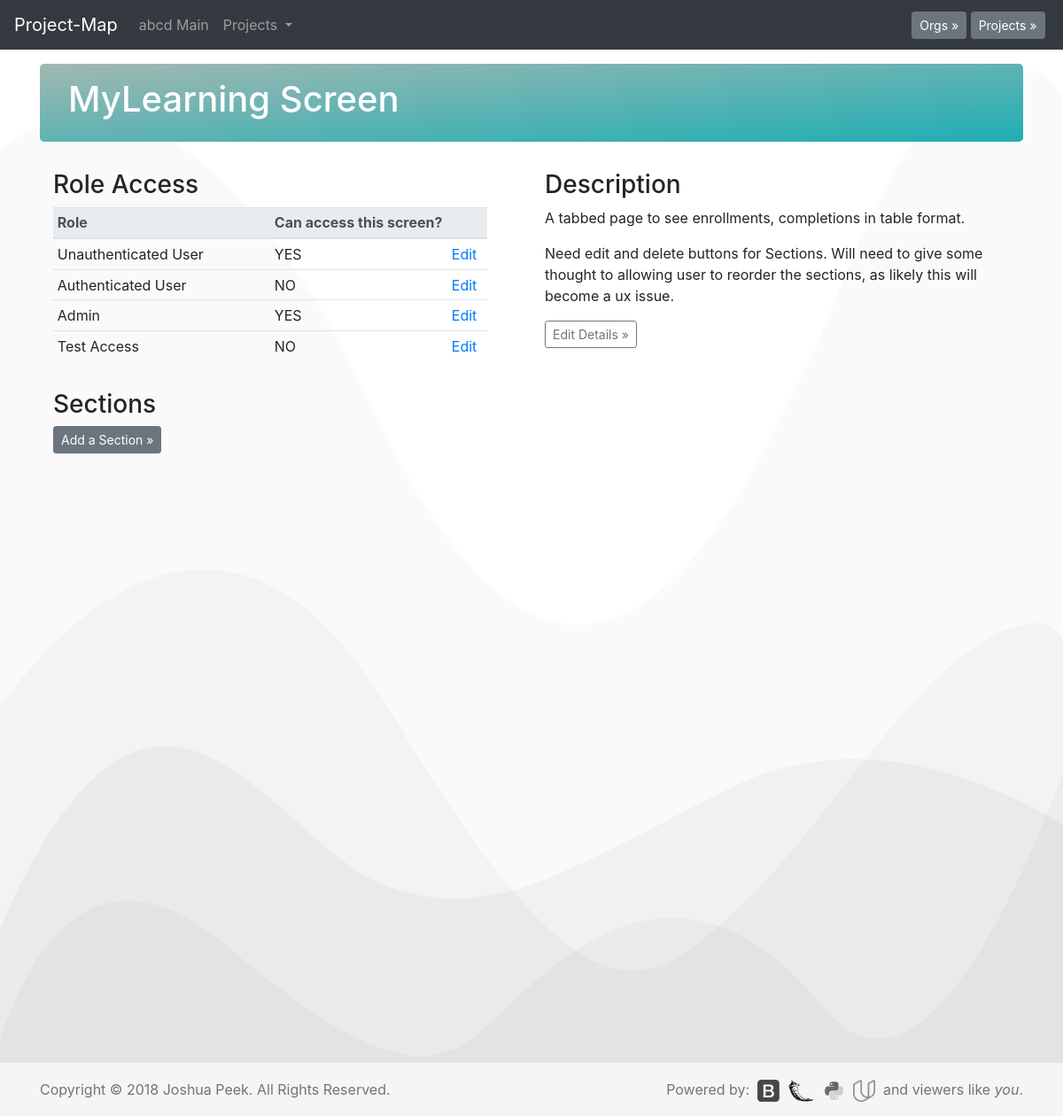
The page /p1/scrn2 on the database as committed earlier.
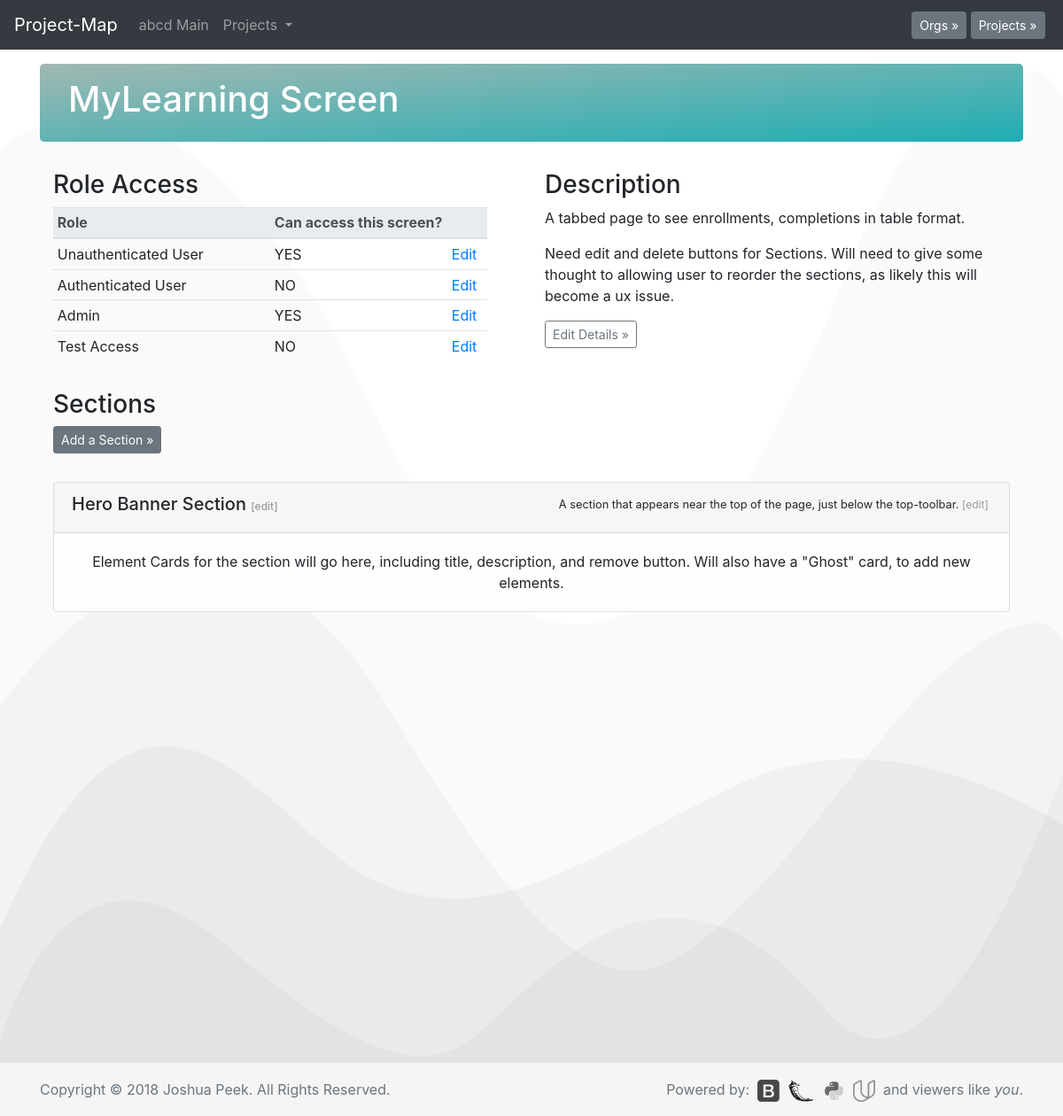
The same page on the database as committed later.
### database_setup.py (models this page shows, shortened)
class Org(Base):
    __tablename__ = 'org'
    id = Column(Integer, primary_key=True)
    title = Column(String(250), nullable=False)
    description = Column(String(500))

class Screen(Base):
    __tablename__ = 'screen'
    id = Column(Integer, primary_key=True)
    title = Column(String(250), nullable=False)
    description = Column(String(500))
    project_id = Column(Integer, ForeignKey('project.id'))
    project = relationship(Project)

class RoleScreen(Base):
    __tablename__ = 'rolescreen'
    id = Column(Integer, primary_key=True)
    access = Column(String(1), nullable=False)
    project_id = Column(Integer, ForeignKey('project.id'))
    project = relationship(Project)
    role_id = Column(Integer, ForeignKey('role.id'), nullable=False)
    role = relationship(Role)
    screen_id = Column(Integer, ForeignKey('screen.id'), nullable=False)
    screen = relationship(Screen)

class Role(Base):
    __tablename__ = 'role'
    id = Column(Integer, primary_key=True)
    title = Column(String(250), nullable=False)
    description = Column(String(500))
    authRequired = Column(String(5))
    project_id = Column(Integer, ForeignKey('project.id'))
    project = relationship(Project)

class ScreenSection(Base):
    __tablename__ = 'screensection'
    id = Column(Integer, primary_key=True)
    screen_id = Column(Integer, ForeignKey('screen.id'))
    screen = relationship(Screen)
    section_id = Column(Integer, ForeignKey('section.id'))
    section = relationship(Section)

class Section(Base):
    __tablename__ = 'section'
    id = Column(Integer, primary_key=True)
    title = Column(String(250), nullable=False)
    description = Column(String(500))
    project_id = Column(Integer, ForeignKey('project.id'))
    project = relationship(Project)

### app.py (the view)
@app.route('/p<int:project_id>/scrn<int:screen_id>')
def screenPage(project_id, screen_id):
    allorgs = session.query(Org).all()
    allprojects = session.query(Project).all()
    project = session.query(Project).filter_by(id=project_id).one()
    org = session.query(Org).filter_by(id=project.org.id).one()
    projects = session.query(Project).filter_by(org_id=org.id).all()
    roleaccess = session.query(Role.id, Role.title, RoleScreen.access).\
        join(RoleScreen).\
        filter(Role.project_id==project_id).\
        filter(RoleScreen.screen_id==screen_id).all()
    knownroles=[]
    for i in roleaccess:
        knownroles.append(i.id)
    getnewroles = session.query(Role).\
        filter(Role.project_id==project_id).\
        filter(Role.id not in knownroles).all()
    newroles = []
    for i in getnewroles:
        if i.id not in knownroles:
            newrole=Role(id=i.id, title=i.title)
            newroles.append(newrole)
    screen = session.query(Screen).filter_by(id=screen_id).one()
    screenSections = session.query(ScreenSection).\
        filter_by(screen_id=screen_id).all()
    roleScreen = session.query(RoleScreen).filter_by(screen_id=screen_id).all()
    return render_template('wire.html', screen=screen,
        screenSections=screenSections,
        roleScreen=roleScreen,
        allorgs=allorgs,
        allprojects=allprojects, roleaccess=roleaccess,
        projects=projects, org=org, newroles=newroles)

### templates/wire.html (shortened to what this page needs)
<!doctype html>
<html lang="en">
  {% include "header.html" %}
  <body>
    {% include "menu.html" %}
    <main role="main" class="container">
      <div class="jumbotron" style="padding:1rem 2rem;">
        <h1>{{screen.title}} Screen</h1>
      </div>
<div class="container">
  <div class="row">
    <div class="col-md-6 mb-3">
        <h3>Role Access</h3>
        <table class="table table-responsive table-sm table-hover" width="100%">
          <thead class="thead-light">
            <tr>
              <th scope="col" width="245px">Role</th>
              <th scope="col" width="200px">Can access this screen?</th>
              <th scope="col" width="45px"></th>
            </tr>
          </thead>
          <tbody>
            {% for i in roleaccess %}
            <tr>
              <td>{{i.title}}</td>
              <td>{% if i.access == "1" %}YES
                {% else %}NO{% endif %}</td>
              <td><a href='{{url_for('flipRoleScreen', role_id=i.id, screen_id=screen.id)}}'>Edit</a></td>
            </tr>
            {% endfor %}
          </tbody>
        </table>
      </div>
    <div class="col-md-6">
      <h3>Description</h3>
      <p>{{screen.description}}</p>
      <p>Need edit and delete buttons for Sections. Will need to give some thought to allowing user to reorder the sections, as likely this will become a ux issue.<p>
      <button type="button" class="btn btn-sm btn btn-outline-secondary" data-toggle="modal" data-target="#edit-screen">Edit Details &raquo;</button>
    </div>
  </div>
</div>
<div class="container">
  <div class="row">
    <div class="col-md-12 mb-3">
      <h3>Sections</h3>
      <p><button type="button" class="btn btn-secondary btn-sm" data-toggle="modal" data-target="#add-section">Add a Section &raquo;</button></p>
    </div>
  </div>
  {% for i in screenSections %}
  <div class="row mb-3">
    <div class="col-md-12">
      <div class="card text-center" style="background-color:#fefefe;">
        <div class="card-header text-left">
          <span style="float:left;"><h5>{{i.section.title}} <a href="{{url_for('editSection', section_id=i.section_id)}}" style="color:#999;font-size:.75rem;">[edit]</a></h5></span>
          <span style="float:right;text-align:right;padding:.2rem;font-size:.8rem;"><p class="card-text">{{i.section.description}} <a href="{{url_for('editSection', section_id=i.section_id)}}" style="color:#999;font-size:.75rem;">[edit]</a></p></span>
        </div>
        <div class="card-body">
          <p class="card-text">Element Cards for the section will go here, including title, description, and remove button.
          Will also have a "Ghost" card, to add new elements.</p>
        </div>
      </div>
    </div>
  </div>
  {% endfor %}
</div>
    </main>
  {% include "footer.html" %}
  </body>
</html>

### templates/header.html (shortened to what this page needs)
<head>
  <link href="../../../../static/styles.css" rel="stylesheet">
</head>

### templates/menu.html (shortened to what this page needs)
<nav class="navbar navbar-expand-md navbar-dark fixed-top bg-dark">
  <a class="navbar-brand" href="/">Project-Map</a>
  <div class="collapse navbar-collapse" id="navbarCollapse">
    <ul class="navbar-nav mr-auto">
      {% if org is defined %}
      <li class="nav-item">
        <a class="nav-link" href="{{url_for('orgPage', org_id=org.id)}}">
          {{org.title}} Main
        </a>
      </li>
      {% endif %}
      {% if projects is defined %}
      <li class="nav-item dropdown">
        <a class="nav-link dropdown-toggle" href="#" id="navbarDropdown" role="button" data-toggle="dropdown" aria-haspopup="true" aria-expanded="false">
          Projects
        </a>
      </li>
      {% endif %}
    </ul>
    {% if allorgs is defined %}
    <button type="button" class="btn btn-secondary btn-sm my-2 my-sm-0" data-toggle="modal" data-target="#org-select">Orgs &raquo;</button>&nbsp;
    {% endif %}
    {% if allprojects is defined %}
    <button type="button" class="btn btn-secondary btn-sm my-2 my-sm-0" data-toggle="modal" data-target="#project-select">Projects &raquo;</button>&nbsp;
    {% endif %}
  </div>
</nav>

### templates/footer.html (shortened to what this page needs)
<footer class="footer">
  <div class="container">
    <span class="text-muted">Copyright © 2018 Joshua Peek. All Rights Reserved.</span>
    <span style="float:right;">
      <span class="text-muted">Powered by:&nbsp;</span>
      <a href="https://getbootstrap.com/"><img class="grayscale" src="../../../../static/images/bootstrap.png" height="25px"></a>&nbsp;
      <a href="http://flask.pocoo.org/"><img class="grayscale" src="../../../../static/images/flask.png" height="25px"></a>&nbsp;
      <a href="https://www.python.org/"><img class="grayscale" src="../../../../static/images/python.png" height="25px"></a>&nbsp;
      <a href="https://www.udacity.com/"><img class="grayscale" src="../../../../static/images/udacity.png" height="25px"></a>&nbsp;
      <span class="text-muted"> and viewers like <i>you</i>.</span>
    </span>
  </div>
</footer>

Rows that differ between the two databases and show on the page:
added ScreenSection: section "Hero Banner Section", section.description "A section that appears near the top of the page, just below the top-toolbar."
